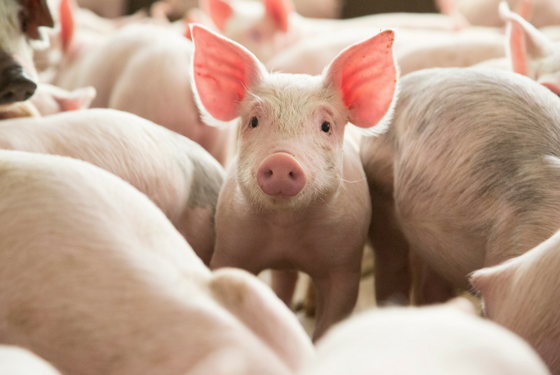
#> input picture images/PigPhoto.png, 560 x 375 px
$ python Harris_Corner_Detector.py
#> lines starting #> are read from the running program, lines starting #| are printed output that depends on the picture; after the words box and inside, x2 and y2 are one past the last pixel; in counts of white or black regions, pixels touching at a corner belong together
from scipy.ndimage import filters
import numpy as np
import cv2
import matplotlib.pyplot as plt


def compute_harris_response(im,sigma=3):
    """ Compute the Harris corner detector response function
    for each pixel in a graylevel image. """
    k = 0.05

    # derivatives
    imx = np.zeros(im.shape)
    filters.gaussian_filter(im, (sigma,sigma), (0,1),imx)
    imy = np.zeros(im.shape)
    filters.gaussian_filter(im, (sigma,sigma), (1,0), imy)


    # compute components of the Harris matrix
    Wxx = filters.gaussian_filter(imx * imx, sigma)
    Wxy = filters.gaussian_filter(imx * imy, sigma)
    Wyy = filters.gaussian_filter(imy * imy, sigma)

    # determinant and trace
    Wdet = Wxx * Wyy - Wxy ** 2
    Wtr = Wxx + Wyy

    return Wdet / Wtr

def get_harris_points(harrisim,min_dist=5,threshold=0.1):
    """ Return corners from a Harris response image
    min_dist is the minimum number of pixels separating
    corners and image boundary. """
    # find top corner candidates above a threshold
    corner_threshold = harrisim.max() * threshold
    harrisim_t = (harrisim > corner_threshold) * 1
    # get coordinates of candidates
    coords = np.array(harrisim_t.nonzero()).T
   # print(coords)
    # ...and their values
    candidate_values = [harrisim[c[0],c[1]] for c in coords]
    # sort candidates
    index = np.argsort(candidate_values)
    # store allowed point locations in array
    allowed_locations = np.zeros(harrisim.shape)
    allowed_locations[min_dist:-min_dist,min_dist:-min_dist] = 1

    # select the best points taking min_distance into account
    filtered_coords = []
    for i in index:
        if allowed_locations[coords[i,0],coords[i,1]] == 1:
            filtered_coords.append(coords[i])
            allowed_locations[(coords[i, 0] - min_dist):(coords[i, 0] + min_dist),
            (coords[i, 1] - min_dist):(coords[i, 1] + min_dist)] = 0
    return filtered_coords

def plot_harris_points(image,filtered_coords):
    plt.figure()
    plt.gray()
    plt.imshow(image)
    plt.plot([p[1] for p in filtered_coords],[p[0] for p in filtered_coords],'r*')
    plt.axis('off')
    plt.show()

im = cv2.imread('images/PigPhoto.png', cv2.IMREAD_GRAYSCALE)
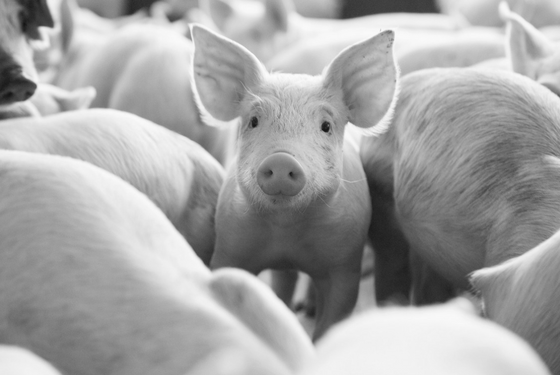
#> im: shape (375, 560); min 20, max 252, mean 164.8
harris = compute_harris_response(im)
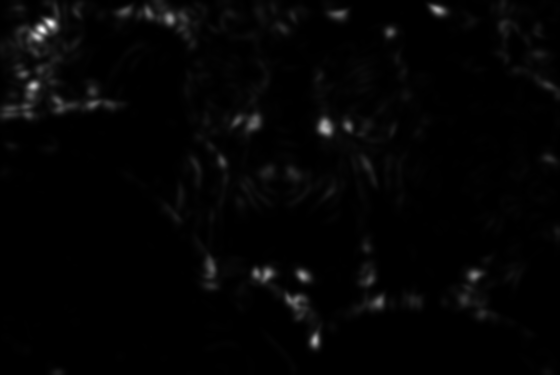
#> harris: shape (375, 560) float64; min 0.00015, max 43.33, mean 0.8; drawn with min black and max white
plt.imshow(harris,cmap='gray')
plt.show()
#plot_harris_points(im,harris)
filteredcoords = get_harris_points(harris)
#> in get_harris_points, `corner_threshold = harrisim.max() * threshold`: corner_threshold = 4.33
#> in get_harris_points, `harrisim_t = (harrisim > corner_threshold) * 1`:
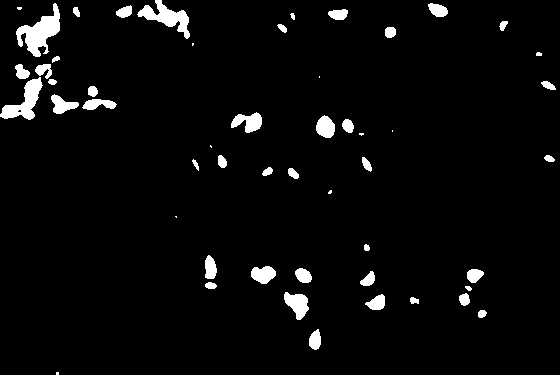
#> harrisim_t: shape (375, 560) int64; values 0 (black) and 1 (white), 3.9% white; 52 white regions (9 under 20 px), largest, box (x1, y1, x2, y2) and area: (16, 3, 60, 57) 1067, (137, 0, 190, 39) 783, (0, 77, 43, 120) 777
#> in get_harris_points, `coords = np.array(harrisim_t.nonzero()).T`: coords = 8092 pairs, first value 0 to 374, second value 0 to 555
#> in get_harris_points, `candidate_values = [harrisim[c[0],c[1]] for c in coords]`: candidate_values = 8092 values, max 43.33 at index 1835, min 4.33 at index 6985, mean 9.03
#> in get_harris_points, `index = np.argsort(candidate_values)`: index = 8092 values, max 8091 at index 320, min 0 at index 727, mean 4045.5
#> the loop in get_harris_points, `for i in index:` made 8092 passes
#> i on passes 1 to 3: 6985, 4619, 3098
#> after the loop in get_harris_points, `for i in index:`:
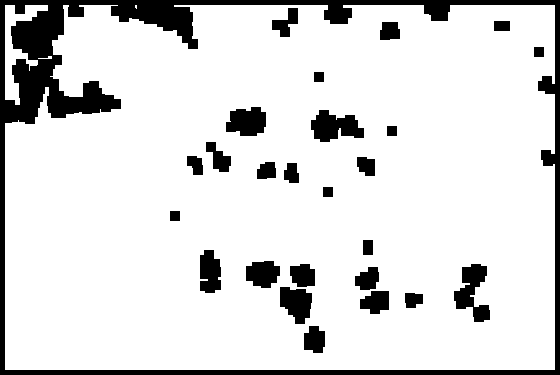
#> allowed_locations: shape (375, 560) float64; values 0 (black) and 1 (white), 86.3% white; 26 black regions, largest, box (x1, y1, x2, y2) and area: (0, 0, 560, 375) 18316, (454, 264, 490, 322) 1101, (311, 110, 364, 142) 1098
#> after the loop in get_harris_points, `for i in index:`: filtered_coords = 310 pairs, first value 5 to 348, second value 5 to 554
#> filteredcoords has the same summary as filtered_coords in get_harris_points
plot_harris_points(im,filteredcoords)
#> in plot_harris_points, `plt.show()`:
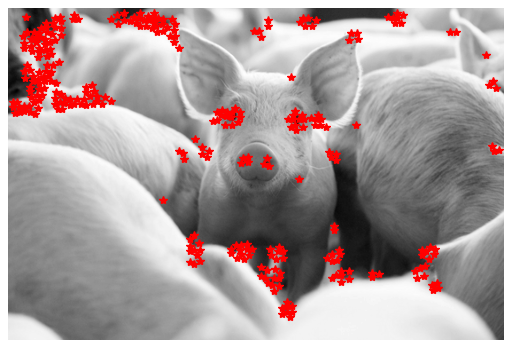
#> figure drawn by matplotlib, 1 panel
